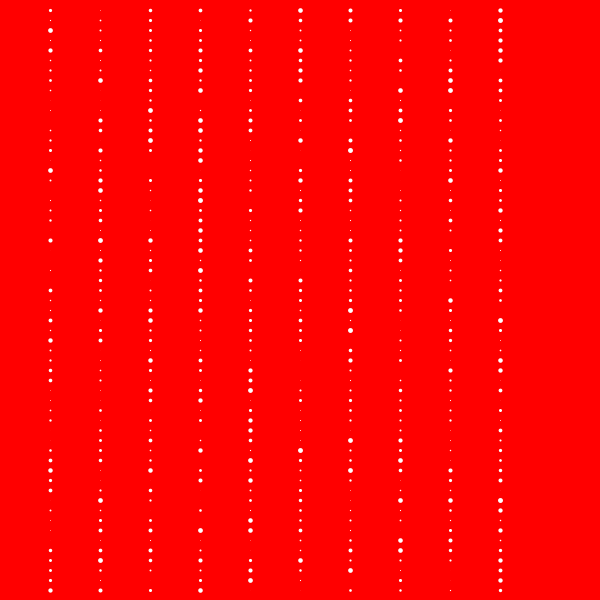
Frame 1 (no input)
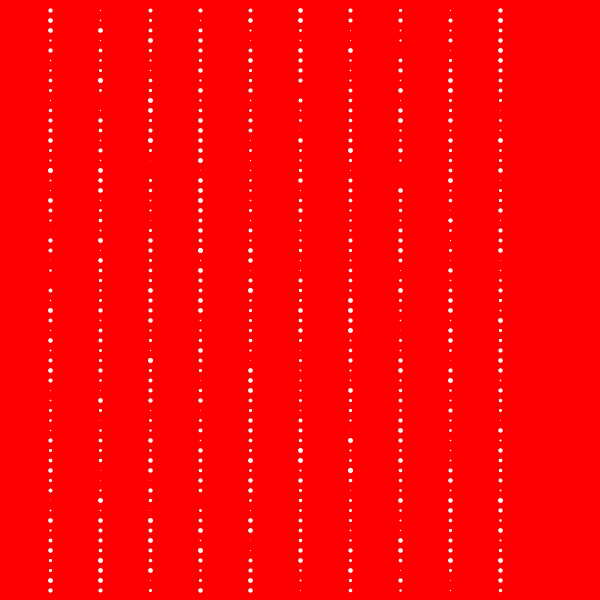
Frame 2 (the mouse pressed at the canvas centre, redrawn once)

The Processing sketch that drew these frames (run headless with seeded random() and noise(); the mouse was pressed at the canvas centre and the sketch redrawn once):

// Processing sketch: processing_143462
// ── processing_143462.pde

// Konkuk University
// Department of Dynamic Media
// SOS iDesign
// Name: YUN Sojung
// ID:201420093
 
void setup(){
  size(600,600);
 noLoop();
  background(600,0,0);
}
 
void draw(){
  stroke(255);
  // grid with random strokeWeight applied on points
  for (int i = 50; i < width-50; i = i + 50) {
      for (int j = 10; j < height; j = j + 10){
        strokeWeight(random(5));
        point(i,j);
      }
  }
}
 
void keyPressed(){
  background(0,0,600); 
  redraw();
}
